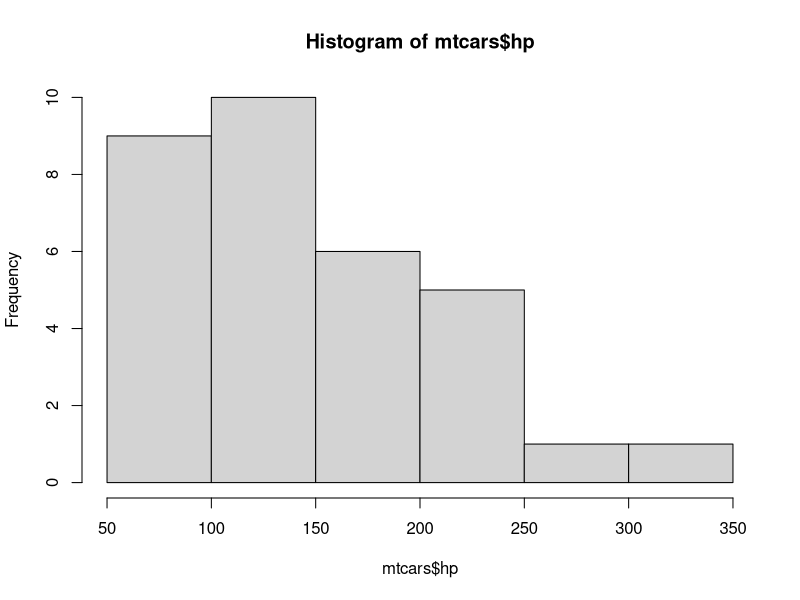
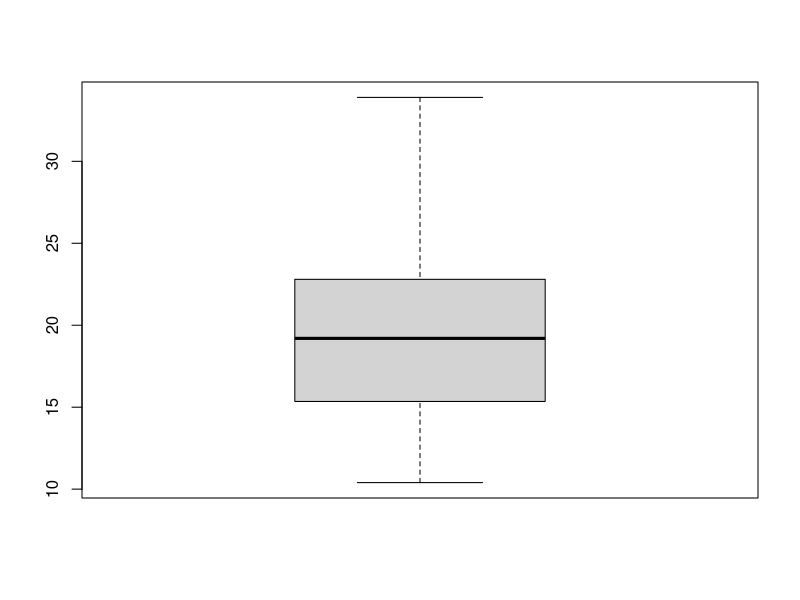
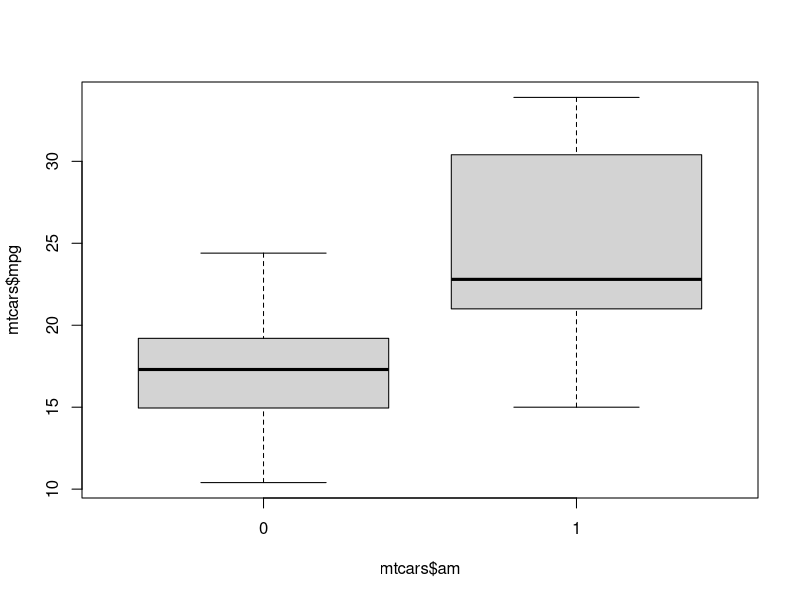

Here is the R script that generated these plots, in order:

#desc: exercise 1
#author:Ankit Apurv
#time:8:30 am

#1 Tabulate number of cylinders in the mtcars dataset table.mtcars$cylinder
tabulate(mtcars$cyl)

#2 Find the five number summary of milespergallon 
summary(mtcars$mpg)

#3 Draw a histogram for hp 
hist(mtcars$hp)

#4 Box plot the miles per gallon 
boxplot(mtcars$mpg)

#5 Find the avg weight of all cars
mean(mtcars$wt)

#6 Find the car with the minimum displacemen
minDisp <- min(mtcars$disp)
rownames(mtcars[mtcars$disp == minDisp,])

#7 Find the car with the maximum qsec
maxQsec <- max(mtcars$qsec)
rownames(mtcars[mtcars$qsec == maxQsec,])

#8 Find the median horse power
median(mtcars$hp)

#9 find the car with the highest fuel efficiency
maxFE <- max(mtcars$mpg)
rownames(mtcars[mtcars$mpg == maxFE,])

#10 Find the car with the lowest fuel efficiency
minFE <- min(mtcars$mpg)
rownames(mtcars[mtcars$mpg == minFE,])

#11 Find the car with the best hp 
maxHP <- max(mtcars$hp)
rownames(mtcars[mtcars$hp == maxHP,])

#12 Tabulate mpg for different number of gears
xtabs(mtcars$mpg ~ mtcars$gear) / table(mtcars$gear)

#13 Do side by side boxplot of mpg for cars with automatic transmission Vs cars with Manual transmission
boxplot(mtcars$mpg ~ mtcars$am)